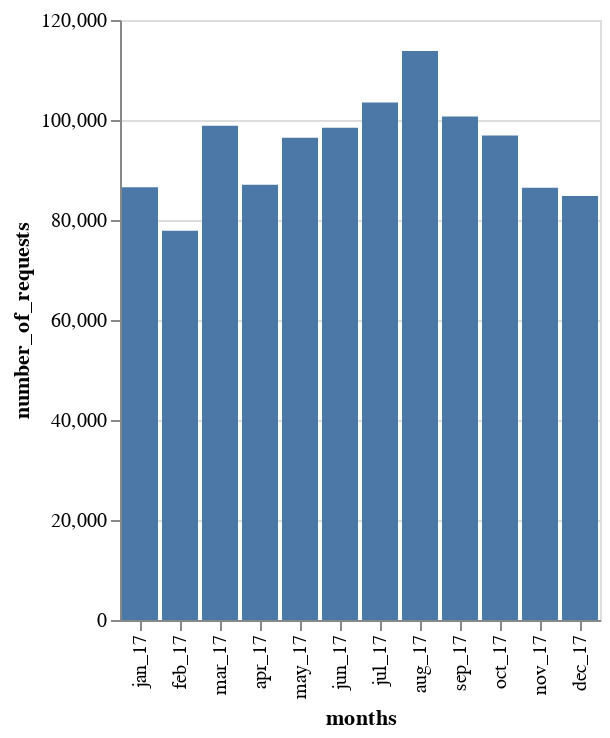

The notebook cell this image was saved under:
### Code cell
#chart for number of requests by month in 2017
freqss = []

for month in lsts1:
    val = len(month['ElapsedTime'])
    freqss.append(val)
    
res2 = dict(zip(lst1, freqss))
res2

df_comp2 = pd.DataFrame(list(res2.items()),columns = ['months','number_of_requests'])
df_comp2


alt.Chart(df_comp2).mark_bar().encode(
    x=alt.X('months', sort=lst),
    y='number_of_requests')

### Figure 1 — Vega-Lite specification as saved in the notebook (floating-point values rounded to 4 significant figures)
{"config": {"view": {"continuousWidth": 400, "continuousHeight": 300}}, "data": {"name": "data-8c646ef20627479561ffa6e5ba5d6510"}, "mark": "bar", "encoding": {"x": {"type": "nominal", "field": "months", "sort": ["jan_17", "jan_18", "feb_17", "feb_18", "mar_17", "mar_18", "apr_17", "apr_18", "may_17", "may_18", "jun_17", "jun_18", "jul_17", "jul_18", "aug_17", "aug_18", "sep_17", "sep_18", "oct_17", "oct_18", "nov_17", "nov_18", "dec_17", "dec_18"]}, "y": {"type": "quantitative", "field": "number_of_requests"}}, "$schema": "https://vega.github.io/schema/vega-lite/v4.0.2.json", "datasets": {"data-8c646ef20627479561ffa6e5ba5d6510": [{"months": "jan_17", "number_of_requests": 86566}, {"months": "feb_17", "number_of_requests": 77829}, {"months": "mar_17", "number_of_requests": 98867}, {"months": "apr_17", "number_of_requests": 87050}, {"months": "may_17", "number_of_requests": 96440}, {"months": "jun_17", "number_of_requests": 98460}, {"months": "jul_17", "number_of_requests": 103509}, {"months": "aug_17", "number_of_requests": 113783}, {"months": "sep_17", "number_of_requests": 100682}, {"months": "oct_17", "number_of_requests": 96899}, {"months": "nov_17", "number_of_requests": 86457}, {"months": "dec_17", "number_of_requests": 84816}]}}
